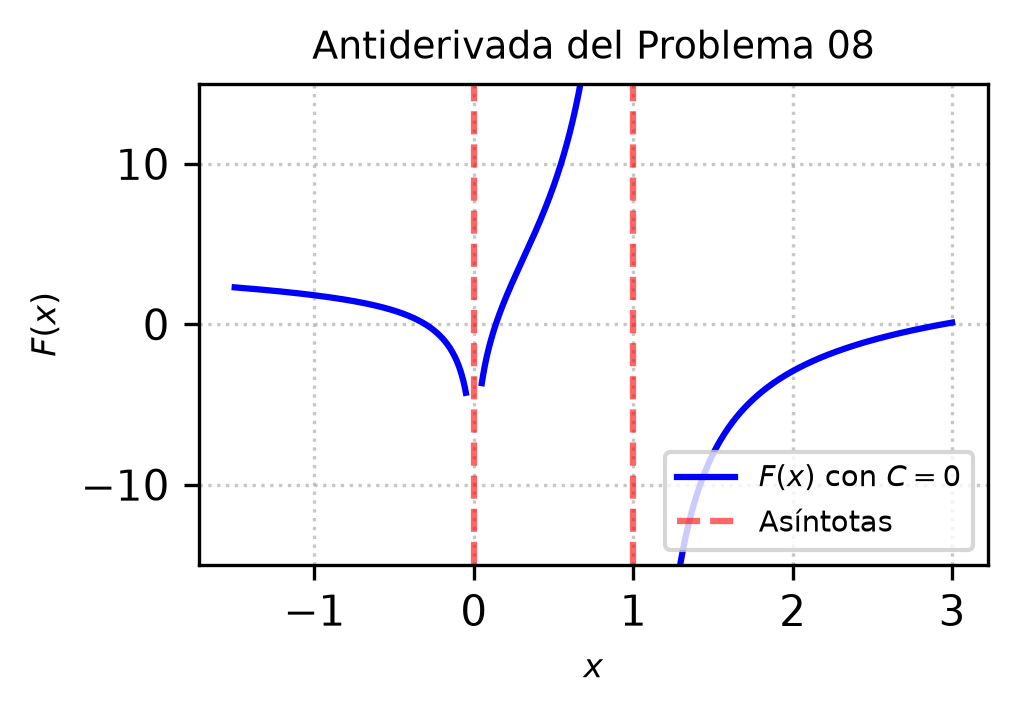

Here is the Python script that generated this plot:
import matplotlib
matplotlib.use('Agg')
import numpy as np
import matplotlib.pyplot as plt

# Definir el dominio evitando las asíntotas en x = 0 y x = 1
x1 = np.linspace(-1.5, -0.05, 400)
x2 = np.linspace(0.05, 0.95, 400)
x3 = np.linspace(1.05, 3.0, 400)

# Antiderivada F(x) con C = 0
def F(x):
    return np.log(np.abs(x**3 / (x - 1))) - 5.0 / (x - 1)

y1 = F(x1)
y2 = F(x2)
y3 = F(x3)

# Configuración de la gráfica para formato IEEE de dos columnas
plt.figure(figsize=(3.5, 2.5))

plt.plot(x1, y1, 'b-', label=r'$F(x)$ con $C=0$')
plt.plot(x2, y2, 'b-')
plt.plot(x3, y3, 'b-')

plt.axvline(x=0, color='r', linestyle='--', alpha=0.6, label='Asíntotas')
plt.axvline(x=1, color='r', linestyle='--', alpha=0.6)

plt.title('Antiderivada del Problema 08', fontsize=9)
plt.xlabel('$x$', fontsize=8)
plt.ylabel('$F(x)$', fontsize=8)
plt.ylim(-15, 15)
plt.grid(True, linestyle=':', alpha=0.7)
plt.legend(fontsize=7, loc='lower right')
plt.tight_layout()


plt.savefig(r'semana_03/graficas/SEM03_P08_grafica.png', dpi=300, bbox_inches='tight')
plt.close()
